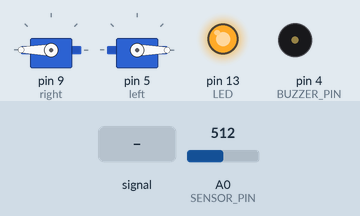
Bench run of a sketch on a simulated Arduino Uno, built with avr-gcc and run on an emulated ATmega328P. Parts: 2 × servo, output pins drawn as LEDs (lit = HIGH), buzzer (waves = sounding, pin HIGH). Inputs (shaded band) come from the test bench; at power-on: A0 (SENSOR_PIN) = 512.

Above: at 1.7 s.
1.8 s: A0 (SENSOR_PIN) fed a 200 Hz sine of ±81 counts around its level
At 2.5 s:
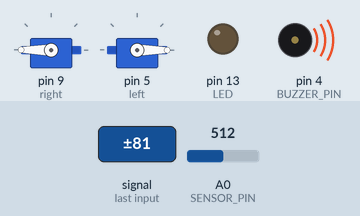
4.8 s: A0 (SENSOR_PIN) set to 716
At 5.7 s:
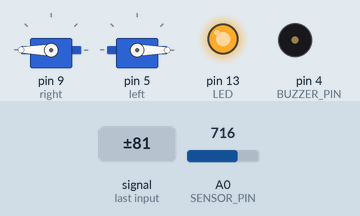
Timing chart, 0 to 7.8 s (numbered marks = the images above; inputs shaded):
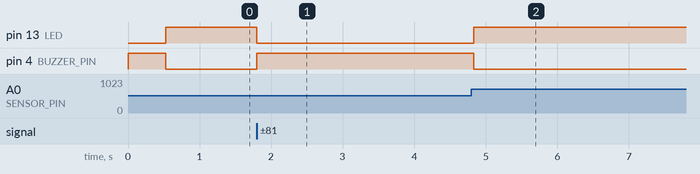

The sketch:

analog_line_follower.ino
```cpp
#include <Servo.h>

int LED=13;        //define LED port
int SENSOR_PIN=A0;  //define switch port
int BUZZER_PIN=4;
int  val;          //define digital variable val

Servo right;
Servo left;

int lastReading = 0;

int REFRESH_COUNT = 1000;
int DIFF=40;
boolean detectTransition(int newReading)
{
    static int count = 0;
    count++;
    count = count % REFRESH_COUNT;

    boolean result = false;

    int diff = abs(newReading-lastReading);
    if(diff > DIFF) {
        result = true;
        lastReading = newReading;
    }
    if (!count) {
        lastReading = newReading;
    }

    return result;
}

void pause()
{
    right.write(90);
    left.write(90);
    delay(2000);
    right.write(180);
    left.write(0);
}

void buzz(int time)
{
    digitalWrite(BUZZER_PIN, HIGH);
    delay(time);
    digitalWrite(BUZZER_PIN, LOW);
}

void  setup()
{
    pinMode(LED,OUTPUT);      //define LED as a output port
    digitalWrite(LED,LOW);
    pinMode(BUZZER_PIN, OUTPUT);
    digitalWrite(BUZZER_PIN, LOW);
    Serial.begin(115200);
    right.attach(9);
    left.attach(5);
    right.write(180);
    left.write(0);
    lastReading = 0;
    buzz(500);
}
void  loop()
{
    val=analogRead(SENSOR_PIN);  //read the value of the digital interface 3 assigned to val
    if(detectTransition(val)) {              //when the switch sensor have signal, LED blink
        digitalWrite(LED,LOW);
//        pause();
        buzz(25);
    } else {
        digitalWrite(LED,HIGH);
        right.write(180);
        left.write(0);
//        buzz(10);
    }
}
```

Measured:
- after the input at 1.8 s, pin 13 (LED): HIGH → LOW at once; pin 4 (BUZZER_PIN): LOW → HIGH at once
- after the input at 4.8 s, pin 13 (LED): LOW → HIGH at once; pin 4 (BUZZER_PIN): HIGH → LOW at once
